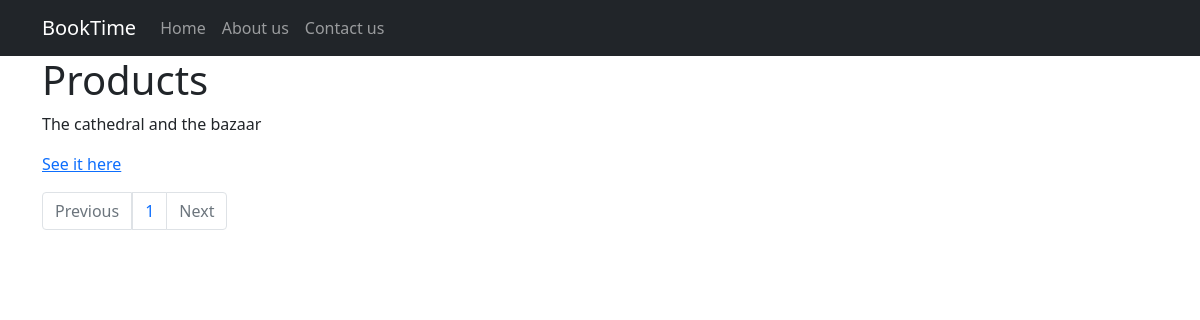
Before: /products/opensource/ with the older database file.
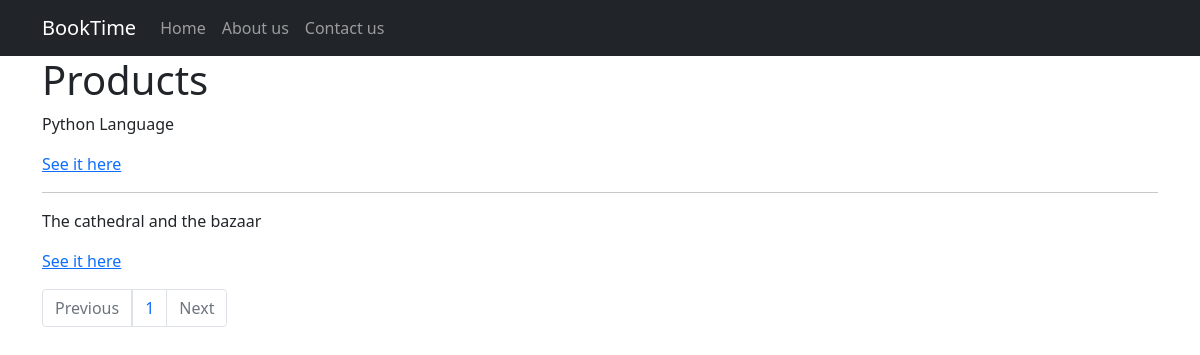
After: the same page with the newer database file.
### main/models.py (models this page shows, shortened)
class Product(models.Model):
    name = models.CharField(max_length=40)
    description = models.TextField(blank=True)
    price = models.DecimalField(max_digits=6, decimal_places=2)
    slug = models.SlugField(max_length=48)
    tags = models.ManyToManyField(ProductTag, blank=True)
    active = models.BooleanField(default=True)
    in_stock = models.BooleanField(default=True)
    date_updated = models.DateTimeField(auto_now=True)
    objects = ActiveManager()

### main/views.py (the view)
# urls.py: path('products/<slug:tag>/', views.ProductListView.as_view(), name='products'),
class ProductListView(ListView):
    def __init__(self):
        self.tag = None
    template_name = 'main/product_list.html'
    paginate_by = 4
    def get_queryset(self):
        tag = self.kwargs['tag']
        if tag != 'all':
            self.tag = get_object_or_404(
                models.ProductTag, slug=tag
            )
        if self.tag:
            products = models.Product.objects.active().filter(
                tags=self.tag
            )
        else:
            products = models.Product.objects.active()
        return products.order_by('name')

### main/models.py (called while the page is built)
    def active(self):
        return self.filter(active=True)

### main/templates/main/product_list.html
{% extends "base.html" %}
{% block content %}
<h1>Products</h1>
{% for product in page_obj %}
<p>{{ product.name }}</p>
<p>
    <a href="{% url "product" product.slug %}">See it here</a>
</p>
{% if not forloop.last %}
<hr>
{% endif %}
{% endfor %}
<nav>
    <ul class="pagination">
        {% if page_obj.has_previous %}
        <li class=page-item>
            <a class="page-link"
                href="?page={{ page_obj.previous_page_number }}">Previous</a>
        </li>
        {% else %}
        <li class="page-item disabled">
            <a class="page-link" href="#">Previous</a>
        </li>
        {% endif %}
        {% for pagenum in page_obj.paginator.page_range %}
        <li class="page-item{% if page_obj.number == pagenum %}active{% endif %}">
            <a class="page-link" href="?page{{ pagenum }}">{{ pagenum }}</a>
        </li>
        {% endfor %}
        {% if page_obj.has_next %}
        <li class="page-item">
            <a class="page-link" href="?page={{ page_obj.next_page_number }}">Next</a>
        </li>
        {% else %}
        <li class="page-item disabled">
            <a class="page-link" href="#">Next</a>
        </li>
        {% endif %}
    </ul>
</nav>
{% endblock content %}

### main/templates/base.html (shortened to what this page needs)
{% load static %}
<!DOCTYPE html>
<html lang="en">
<head>
	<link href="https://cdn.jsdelivr.net/npm/bootstrap@5.0.0-beta3/dist/css/bootstrap.min.css" rel="stylesheet"
>
</head>
<body>
    <nav class="navbar navbar-expand-lg navbar-dark bg-dark">
        <div class="container">
            <a class="navbar-brand" href="#">BookTime</a>
            <div class="collapse navbar-collapse" id="navbarSupportedContent">
                <ul class="navbar-nav me-auto mb-2 mb-lg-0">
                    <li class="nav-item">
                        <a class="nav-link {% if request.path == "/" %}active{% endif %}" aria-current="page"
                            href="/">Home</a>
                    </li>
                    <li class="nav-item">
                        <a class="nav-link {% if request.path == "/about-us/" %}active{% endif %}"
                            href="/about-us/">About us</a>
                    </li>
                    <li class="nav-item">
                        <a class="nav-link {% if request.path == "/contact-us/" %}active{% endif %}"
                            href="/contact-us/">Contact us</a>
                    </li>
                </ul>
            </div>
        </div>
    </nav>
    <div class="container">
        {% block content %}
        {% endblock content %}
    </div>
</body>
</html>

Changed rows visible on the page:
added Product: name "Python Language"
